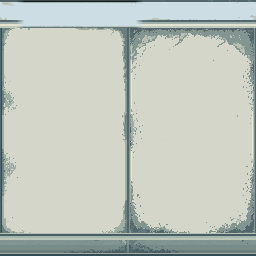
#> input picture docs/art/experiments/room1_pixel_cluster_r20/source/baseline_wall.png, 256 x 256 px; its folder holds 4 pictures in this run
$ python make_texture_sheet.py
#> lines starting #> are read from the running program, lines starting #| are printed output that depends on the picture
"""Arrange exact native pixels for inspection; no retouching."""
from pathlib import Path
from PIL import Image,ImageDraw
HERE=Path(__file__).resolve().parent;EXP=HERE.parent;ROOT=HERE.parents[4]
canvas=Image.new('RGB',(1064,1480),'#192527');draw=ImageDraw.Draw(canvas)
#> after `canvas = Image.new('RGB', (1064, 1480), '#192527')`:
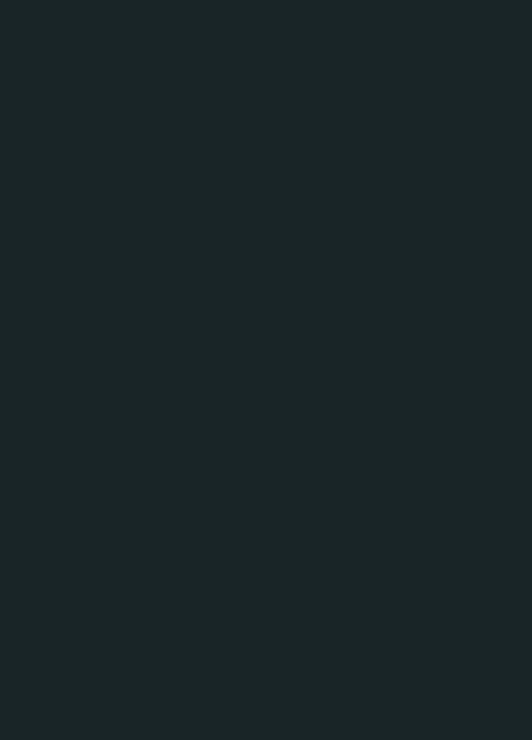
#> canvas: PIL image 1064x1480 RGB (shown at 1/2 size); mean R, G, B 25, 37, 39
y=0
for key in ['wall','lid','shell_side','shell_end']:
    a=Image.open(HERE/f'baseline_{key}.png').convert('RGB')
    name='wall_left' if key=='wall' else 'pod_'+key
#> (the run stopped early here; a loop or call above may not have finished)
